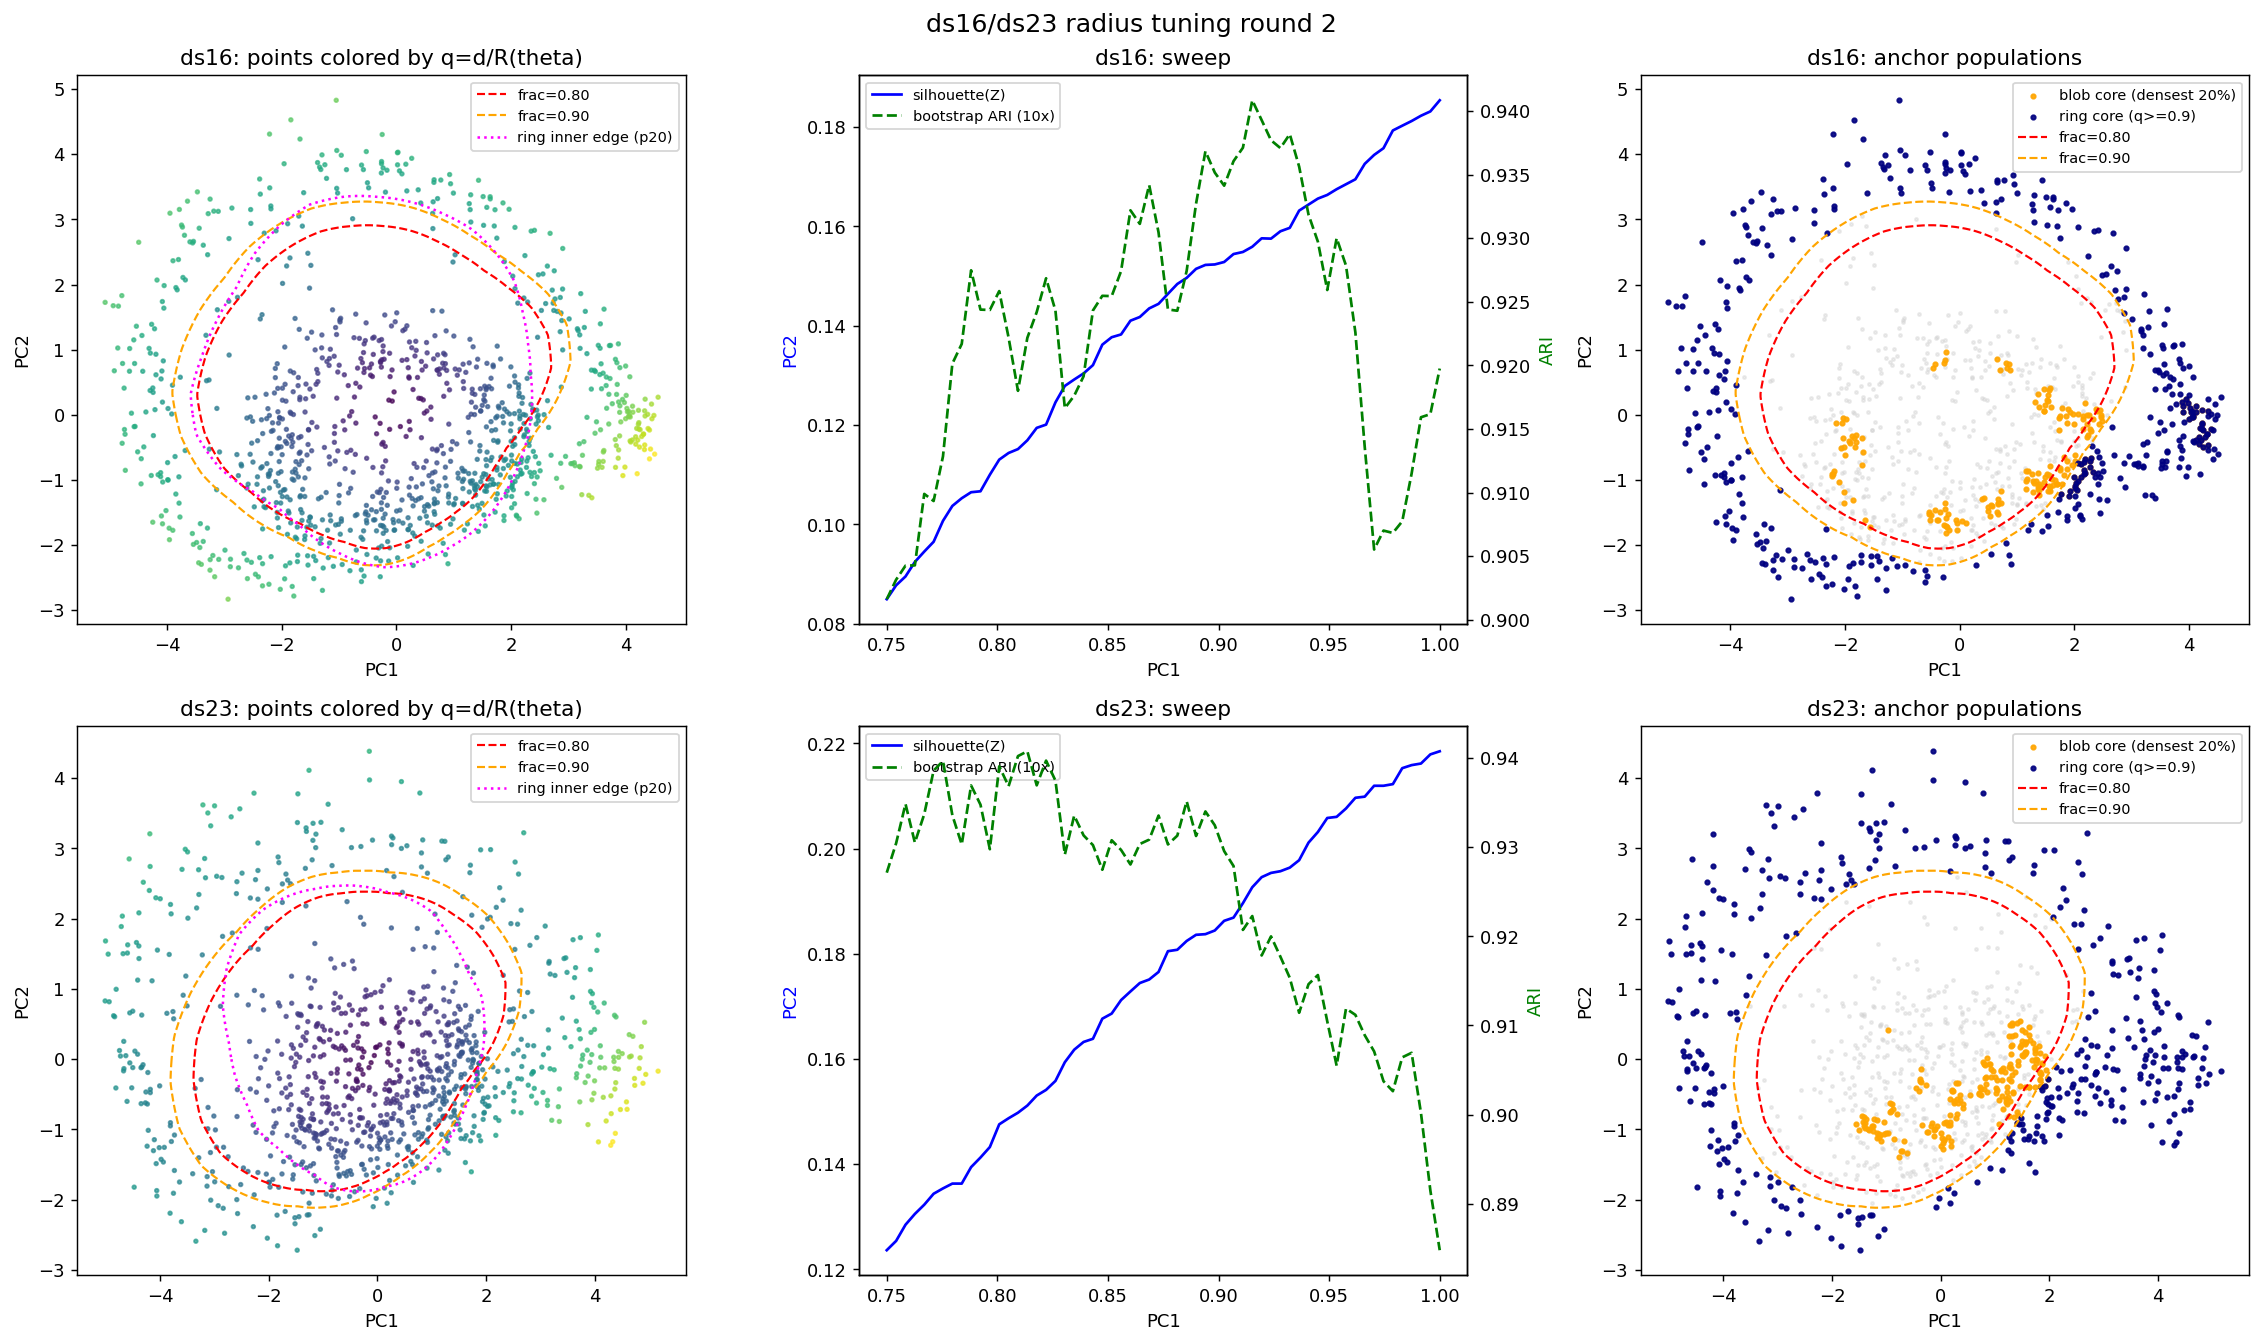

This chart was generated by the following Python code:
# -*- coding: utf-8 -*-
"""ds16/ds23 radius tuning, round 2.

Round 1 showed silhouette/stability both improve as the inner/outer boundary
moves outward (frac 0.80 -> 0.90), and that global KDE valley detection is
unreliable here (blob->ring transition is a slope, not a dip). Round 2:
  D2: fine frac sweep 0.75..1.00 on the current q45-shell ellipse;
  F:  per-angle ring inner edge: R_edge(theta) = low quantile of the outer
      shell radii in each angle bin, boundary at s * R_edge(theta);
  anchor check: % of 'ring core' (q>=0.9) mislabeled inner + % of 'blob core'
      (densest 20% by kNN distance) mislabeled outer.
Saves dev_v6/ring_radius_tune2.png
"""
import importlib.util
import os

import numpy as np
import pandas as pd
import matplotlib
matplotlib.use('Agg')
import matplotlib.pyplot as plt
from scipy.stats import gaussian_kde
from sklearn.decomposition import PCA
from sklearn.metrics import adjusted_rand_score, silhouette_score
from sklearn.preprocessing import StandardScaler
from sklearn.neighbors import NearestNeighbors

ROOT = os.path.dirname(os.path.abspath(__file__))
os.chdir(os.path.dirname(ROOT))  # project root
plt.rcParams.update({'figure.dpi': 130})

spec6 = importlib.util.spec_from_file_location('sol_v6', 'my_solution6/solution.py')
v6 = importlib.util.module_from_spec(spec6)
spec6.loader.exec_module(v6)
df = pd.read_csv('public_data/train.csv')
xcols = [c for c in df.columns if c.startswith('x')]
groups = {ds: g[xcols].values.astype(float) for ds, g in df.groupby('dataset_id')}


def ellipse_boundary(p, shell_q=0.45):
    c0 = p.mean(0)
    d0 = np.linalg.norm(p - c0, axis=1)
    outer = d0 >= np.quantile(d0, shell_q)
    ang = (np.arctan2(p[:, 1] - c0[1], p[:, 0] - c0[0]) + np.pi) % (2 * np.pi) - np.pi
    nb = 36
    edges = np.linspace(-np.pi, np.pi, nb + 1)
    Rb = np.full(nb, np.nan)
    for i, (e, f) in enumerate(zip(edges[:-1], edges[1:])):
        m = (ang >= e) & (ang < f) & outer
        if m.any():
            Rb[i] = np.median(d0[m])
    for i in range(nb):
        if np.isnan(Rb[i]):
            j = (i + 1) % nb
            while np.isnan(Rb[j]):
                j = (j + 1) % nb
            Rb[i] = Rb[j]
    k = np.array([1, 2, 3, 2, 1], float); k /= k.sum()
    sm = np.array([sum(k[j] * Rb[(i - j) % nb] for j in range(5)) for i in range(nb)])
    th = (edges[:-1] + edges[1:]) / 2
    return c0, th, sm


def loc_radius(p, c, th, R):
    d = np.linalg.norm(p - c, axis=1)
    a = (np.arctan2(p[:, 1] - c[1], p[:, 0] - c[0]) + np.pi) % (2 * np.pi) - np.pi
    t_ext = np.concatenate([th - 2 * np.pi, th, th + 2 * np.pi])
    R_ext = np.concatenate([R, R, R])
    return d / np.interp(a, t_ext, R_ext)


def labels_from(p, c, th, R, frac):
    return (loc_radius(p, c, th, R) < frac).astype(int)


def ring_inner_edge(p, shell_q=0.45, pct=0.20, nb=36):
    """Per-angle inner edge of the ring: low quantile of outer-shell radii."""
    c0 = p.mean(0)
    d0 = np.linalg.norm(p - c0, axis=1)
    outer = d0 >= np.quantile(d0, shell_q)
    ang = (np.arctan2(p[:, 1] - c0[1], p[:, 0] - c0[0]) + np.pi) % (2 * np.pi) - np.pi
    edges = np.linspace(-np.pi, np.pi, nb + 1)
    Rb = np.full(nb, np.nan)
    for i, (e, f) in enumerate(zip(edges[:-1], edges[1:])):
        m = (ang >= e) & (ang < f) & outer
        if m.sum() >= 3:
            Rb[i] = np.quantile(d0[m], pct)
    for i in range(nb):
        if np.isnan(Rb[i]):
            j = (i + 1) % nb
            while np.isnan(Rb[j]):
                j = (j + 1) % nb
            Rb[i] = Rb[j]
    k = np.array([1, 2, 3, 2, 1], float); k /= k.sum()
    sm = np.array([sum(k[j] * Rb[(i - j) % nb] for j in range(5)) for i in range(nb)])
    th = (edges[:-1] + edges[1:]) / 2
    return c0, th, sm


def bootstrap_ari(fit_and_label, p, n_boot=30, seed=42):
    rng = np.random.default_rng(seed)
    aris = []
    lab_full = fit_and_label(p)
    for _ in range(n_boot):
        idx = rng.choice(len(p), size=int(0.7 * len(p)), replace=False)
        lab_sub = fit_and_label(p[idx])
        aris.append(adjusted_rand_score(lab_full[idx], lab_sub))
    return float(np.mean(aris)), float(np.std(aris))


def anchor_errors(p, c, th, R, frac):
    # % ring core (q>=0.9) labeled inner, % blob core (densest 20%) outer.
    q = loc_radius(p, c, th, R)
    lab = (q < frac).astype(int)
    nn = NearestNeighbors(n_neighbors=10, n_jobs=-1).fit(p)
    dd, _ = nn.kneighbors(p)
    blob_core = np.zeros(len(p), bool)
    blob_core[np.argsort(dd[:, -1])[: int(0.2 * len(p))]] = True
    ring_core = q >= 0.9
    e_ring = lab[ring_core].mean() if ring_core.any() else float('nan')
    e_blob = 1 - lab[blob_core].mean() if blob_core.any() else float('nan')
    return e_ring, e_blob


for ds in ('ds16', 'ds23'):
    X = groups[ds]
    n = len(X)
    Z = v6._reduce(v6._clean(X), v6.NORM_PRIOR.get(ds, 'minmax'))
    sc = StandardScaler().fit_transform(v6._clean(X))
    p2 = PCA(n_components=2, random_state=42).fit_transform(sc)
    c, th, R = ellipse_boundary(p2)
    q = loc_radius(p2, c, th, R)
    print('=' * 78)
    print('%s  n=%d' % (ds, n))

    # ---- D2: fine frac sweep ----
    fracs = np.round(np.arange(0.75, 1.001, 0.025), 3)
    rows = []
    for f in fracs:
        lab = labels_from(p2, c, th, R, f)
        sil = silhouette_score(Z, lab)
        ari, sd = bootstrap_ari(lambda p_, f=f: labels_from(p_, *ellipse_boundary(p_), f), p2)
        er, eb = anchor_errors(p2, c, th, R, f)
        rows.append((f, sil, ari, sd, er, eb))
        print('  D2 frac=%.3f  sil=%.3f  ARI=%.3f(%.3f)  ringMisLabeledInner=%.1f%% blobOuter=%.1f%%'
              % (f, sil, ari, sd, er * 100, eb * 100))

    # ---- F: per-angle ring inner edge ----
    for pct in (0.15, 0.20, 0.30):
        for s in (0.95, 1.0):
            ce, thee, Re = ring_inner_edge(p2, shell_q=0.45, pct=pct)
            lab = (loc_radius(p2, ce, thee, Re) < s).astype(int)
            sil = silhouette_score(Z, lab)
            ari, sd = bootstrap_ari(lambda p_, pct=pct, s=s:
                                    (loc_radius(p_, *ring_inner_edge(p_, pct=pct)) < s).astype(int),
                                    p2)
            qe = loc_radius(p2, ce, thee, Re)
            er, eb = anchor_errors(p2, ce, thee, Re, 1.0)
            print('  F pct=%.2f s=%.2f   sil=%.3f  ARI=%.3f(%.3f)  ringIn=%.1f%% blobOut=%.1f%%'
                  % (pct, s, sil, ari, sd, er * 100, eb * 100))

# ---------- figures ----------
fig, axes = plt.subplots(2, 3, figsize=(17.5, 10.5))
for r, ds in enumerate(('ds16', 'ds23')):
    X = groups[ds]
    Z = v6._reduce(v6._clean(X), v6.NORM_PRIOR.get(ds, 'minmax'))
    sc = StandardScaler().fit_transform(v6._clean(X))
    p2 = PCA(n_components=2, random_state=42).fit_transform(sc)
    c, th, R = ellipse_boundary(p2)
    q = loc_radius(p2, c, th, R)
    tt = np.linspace(-np.pi, np.pi, 400)
    Rt = np.interp(tt, np.concatenate([th - 2 * np.pi, th, th + 2 * np.pi]),
                   np.concatenate([R, R, R]))
    a = axes[r][0]
    a.scatter(p2[:, 0], p2[:, 1], c=q, cmap='viridis', s=4, alpha=0.7)
    for f, col in ((0.80, 'red'), (0.90, 'orange')):
        a.plot(c[0] + f * Rt * np.cos(tt), c[1] + f * Rt * np.sin(tt), ls='--', lw=1.2,
               color=col, label='frac=%.2f' % f)
    ce, thee, Re = ring_inner_edge(p2, pct=0.20)
    Rte = np.interp(tt, np.concatenate([thee - 2 * np.pi, thee, thee + 2 * np.pi]),
                    np.concatenate([Re, Re, Re]))
    a.plot(ce[0] + Rte * np.cos(tt), ce[1] + Rte * np.sin(tt), ':', lw=1.4,
           color='magenta', label='ring inner edge (p20)')
    a.set_title('%s: points colored by q=d/R(theta)' % ds)
    a.legend(fontsize=8, loc='best')
    a = axes[r][1]
    fracs = np.linspace(0.75, 1.0, 60)
    sils, aris = [], []
    for f in fracs:
        lab = labels_from(p2, c, th, R, f)
        sils.append(silhouette_score(Z, lab))
        ari, _ = bootstrap_ari(lambda p_, f=f: labels_from(p_, *ellipse_boundary(p_), f), p2, n_boot=10)
        aris.append(ari)
    a.plot(fracs, sils, 'b-', label='silhouette(Z)')
    a2 = a.twinx()
    a2.plot(fracs, aris, 'g--', label='bootstrap ARI (10x)')
    a.set_xlabel('frac'); a.set_ylabel('silhouette', color='b')
    a2.set_ylabel('ARI', color='g')
    h1, l1 = a.get_legend_handles_labels(); h2, l2 = a2.get_legend_handles_labels()
    a.legend(h1 + h2, l1 + l2, fontsize=8)
    a.set_title('%s: sweep' % ds)
    a = axes[r][2]
    nn = NearestNeighbors(n_neighbors=10, n_jobs=-1).fit(p2)
    dd, _ = nn.kneighbors(p2)
    blob_core = np.zeros(len(p2), bool)
    blob_core[np.argsort(dd[:, -1])[: int(0.2 * len(p2))]] = True
    ring_core = q >= 0.9
    a.scatter(p2[~blob_core & ~ring_core, 0], p2[~blob_core & ~ring_core, 1],
              c='lightgray', s=3, alpha=0.4)
    a.scatter(p2[blob_core, 0], p2[blob_core, 1], c='orange', s=6, alpha=0.9,
              label='blob core (densest 20%)')
    a.scatter(p2[ring_core, 0], p2[ring_core, 1], c='navy', s=6, alpha=0.9,
              label='ring core (q>=0.9)')
    for f, col in ((0.80, 'red'), (0.90, 'orange')):
        a.plot(c[0] + f * Rt * np.cos(tt), c[1] + f * Rt * np.sin(tt), ls='--', lw=1.2,
               color=col, label='frac=%.2f' % f)
    a.legend(fontsize=8, loc='best')
    a.set_title('%s: anchor populations' % ds)
for rr in range(2):
    for cc in range(3):
        axes[rr][cc].set_xlabel('PC1'); axes[rr][cc].set_ylabel('PC2')
fig.suptitle('ds16/ds23 radius tuning round 2', fontsize=14)
fig.tight_layout()
fig.savefig('dev_v6/ring_radius_tune2.png', bbox_inches='tight')
print('saved dev_v6/ring_radius_tune2.png')
